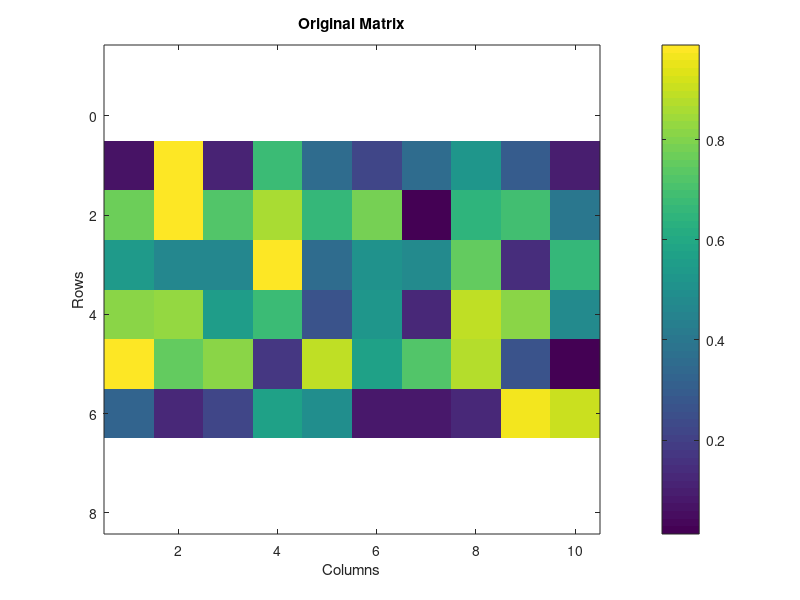
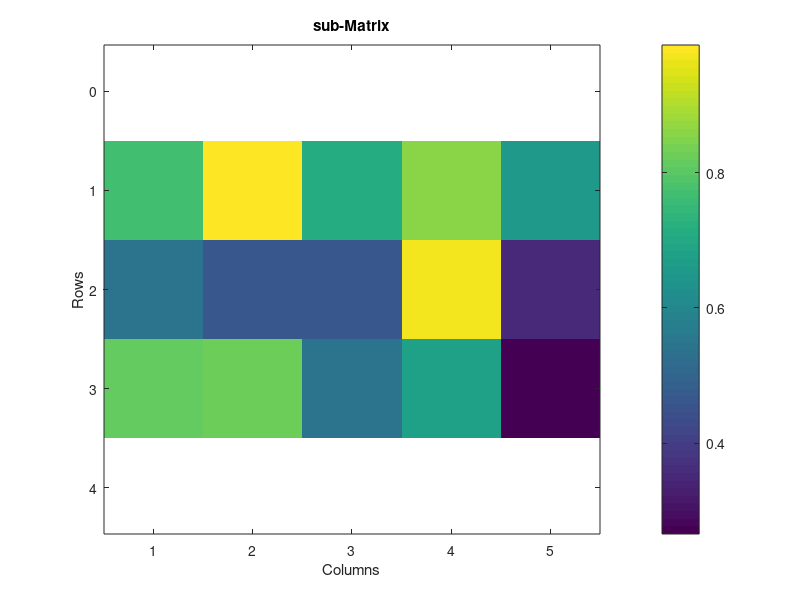

Write MATLAB code to recreate these figures, in order.
% Clear previous figures and vars
clc; clear; close all;

% Create a 6x10 matrix with random values
originalMatrix = rand(6, 10);

%%%%%%% TODO %%%%%%%
% Extract submatrix from rows 2 to 4 and columns 1 to 5
% You can extrcat by 'submatrix=matrix(row_start:row_end, col_start:col_end)'
% Refer to the lecture slide 10
subMatrix = originalMatrix(2:4, 1:5);
%%%%%%%%%%%%%%%%%%%%

% Display
disp("Original Matrix");
disp(originalMatrix);
disp("Sub-Matrix");
disp(subMatrix);

% Visualize the original matrix
figure; % Create a new figure for the small matrix
imagesc(originalMatrix); % Display the small matrix as a color image
title('Original Matrix');
xlabel('Columns');
ylabel('Rows');
colorbar; % Show a color scale
axis equal tight; % Adjust axes to fit tightly around the data

% Visualize the sub-matrix
figure; % Create a new figure for the big matrix
imagesc(subMatrix); % Display the big matrix as a color image
title('sub-Matrix');
xlabel('Columns');
ylabel('Rows');
colorbar; % Show a color scale
axis equal tight; % Adjust axes to fit tightly around the data